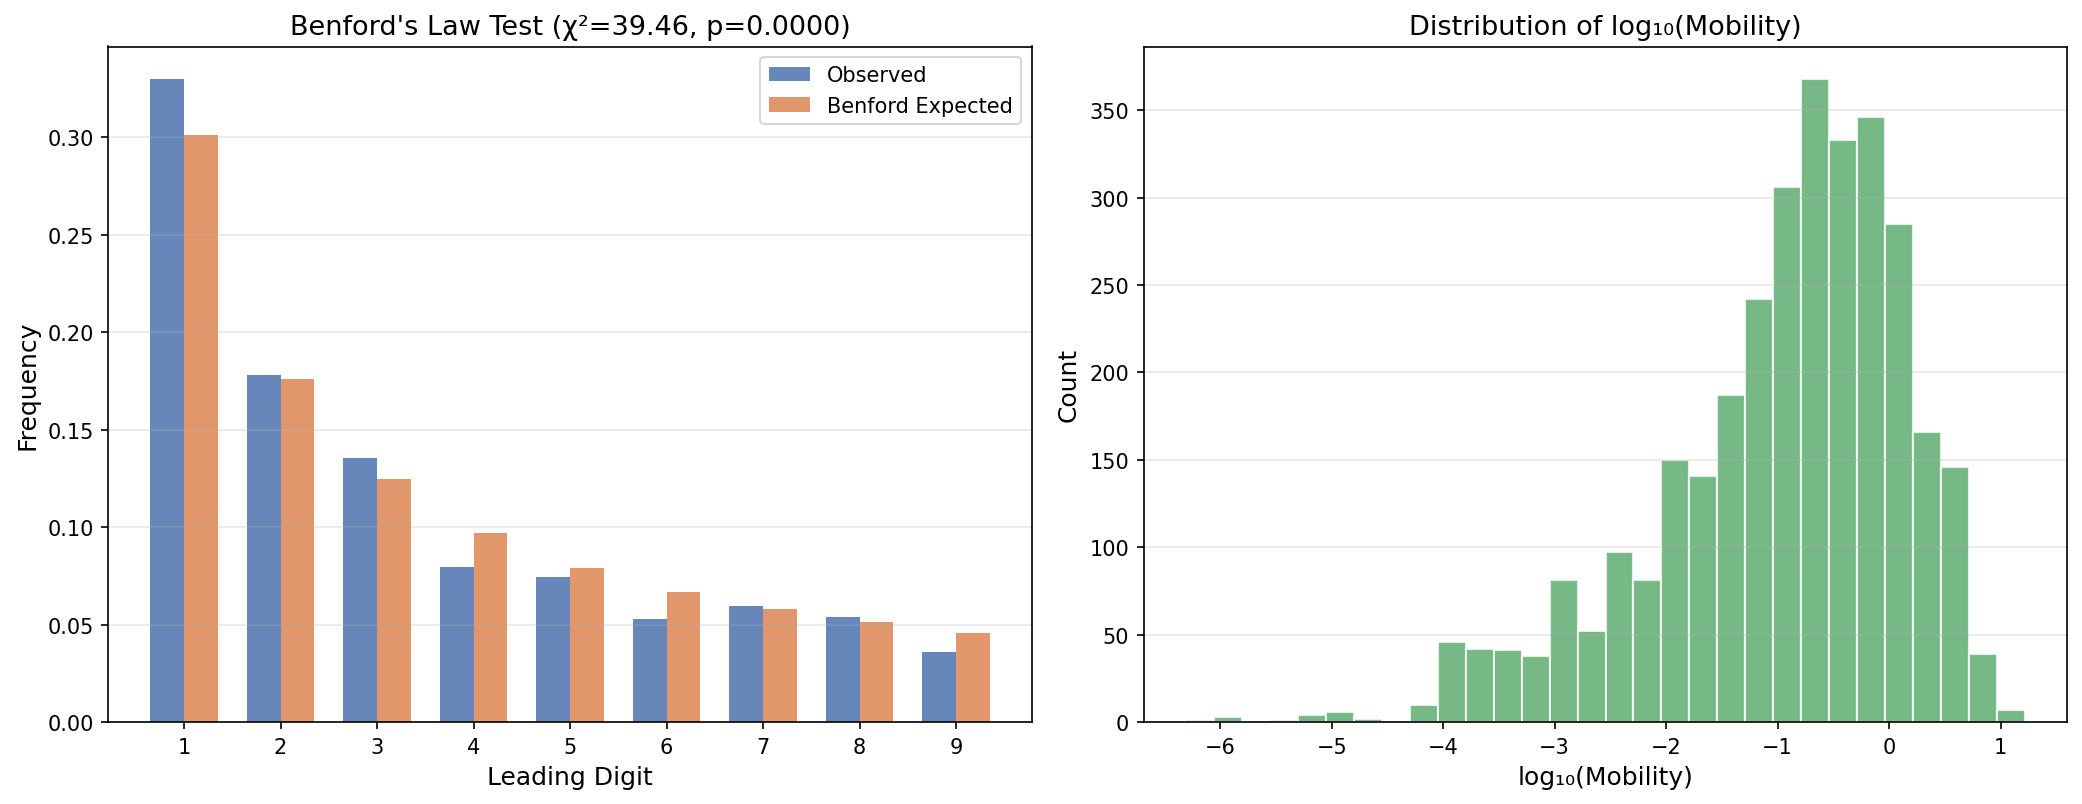

The script that saved this image:
import pandas as pd
import numpy as np
import matplotlib.pyplot as plt
from scipy.stats import chisquare

def leading_digit(x):
    x = abs(x)
    if x == 0:
        return None
    while x < 1:
        x *= 10
    while x >= 10:
        x /= 10
    return int(x)

def benford_probability(d):
    return np.log10(1 + 1 / d)

df = pd.read_csv(r"d:\code\ml-ofet\ofet_bayesian_personalized_ranking\contrastive_paired.csv")

mobility_cols = ["mu_e_1", "mu_h_1", "mu_e_2", "mu_h_2"]
all_values = pd.concat([df[c] for c in mobility_cols]).dropna()
all_values = all_values[all_values > 0]

digits = all_values.apply(leading_digit).dropna().astype(int)

observed = digits.value_counts().sort_index()
observed = observed.reindex(range(1, 10), fill_value=0)

total = observed.sum()
expected_pct = pd.Series({d: benford_probability(d) for d in range(1, 10)})
expected = (expected_pct * total).values
observed_vals = observed.values

chi2_stat, p_value = chisquare(observed_vals, f_exp=expected)

print("=" * 60)
print("Benford's Law Test Results")
print("=" * 60)
print(f"\nValid mobility data count: {total}")
print(f"Data source columns: {mobility_cols}")
print(f"\n{'Digit':<10}{'Observed':<12}{'Benford Exp':<12}{'Diff':<10}")
print("-" * 44)
for d in range(1, 10):
    obs_freq = observed_vals[d - 1] / total
    exp_freq = expected_pct[d]
    diff = obs_freq - exp_freq
    print(f"{d:<10}{obs_freq:<12.4f}{exp_freq:<12.4f}{diff:<+10.4f}")

print(f"\nChi-squared test:")
print(f"  χ² statistic = {chi2_stat:.4f}")
print(f"  p-value      = {p_value:.6f}")
if p_value > 0.05:
    print(f"  Conclusion: p={p_value:.4f} > 0.05, data follows Benford's Law ✓")
else:
    print(f"  Conclusion: p={p_value:.4f} ≤ 0.05, data does NOT follow Benford's Law ✗")

fig, axes = plt.subplots(1, 2, figsize=(14, 5.5))

ax1 = axes[0]
x = np.arange(1, 10)
width = 0.35
obs_freq = observed_vals / total
exp_freq = expected_pct.values
ax1.bar(x - width / 2, obs_freq, width, label="Observed", color="#4C72B0", alpha=0.85)
ax1.bar(x + width / 2, exp_freq, width, label="Benford Expected", color="#DD8452", alpha=0.85)
ax1.set_xlabel("Leading Digit", fontsize=12)
ax1.set_ylabel("Frequency", fontsize=12)
ax1.set_title(f"Benford's Law Test (χ²={chi2_stat:.2f}, p={p_value:.4f})", fontsize=13)
ax1.set_xticks(x)
ax1.legend(fontsize=10)
ax1.grid(axis="y", alpha=0.3)

ax2 = axes[1]
log_values = np.log10(all_values)
ax2.hist(log_values, bins=30, color="#55A868", alpha=0.8, edgecolor="white")
ax2.set_xlabel("log₁₀(Mobility)", fontsize=12)
ax2.set_ylabel("Count", fontsize=12)
ax2.set_title("Distribution of log₁₀(Mobility)", fontsize=13)
ax2.grid(axis="y", alpha=0.3)

plt.tight_layout()
plt.savefig(r"d:\code\ml-ofet\ofet_bayesian_personalized_ranking\benford_test.png", dpi=150, bbox_inches="tight")
plt.show()
print(f"\nChart saved to benford_test.png")
